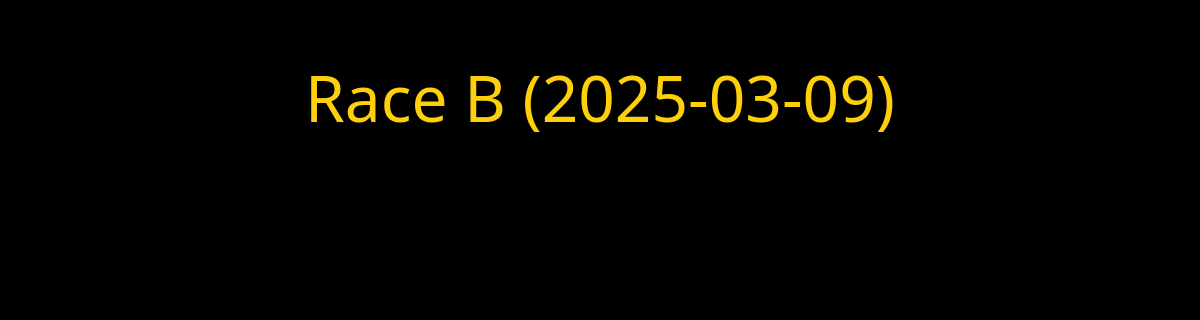
The page /race/10/entries/display (signed in) on the database as committed earlier.
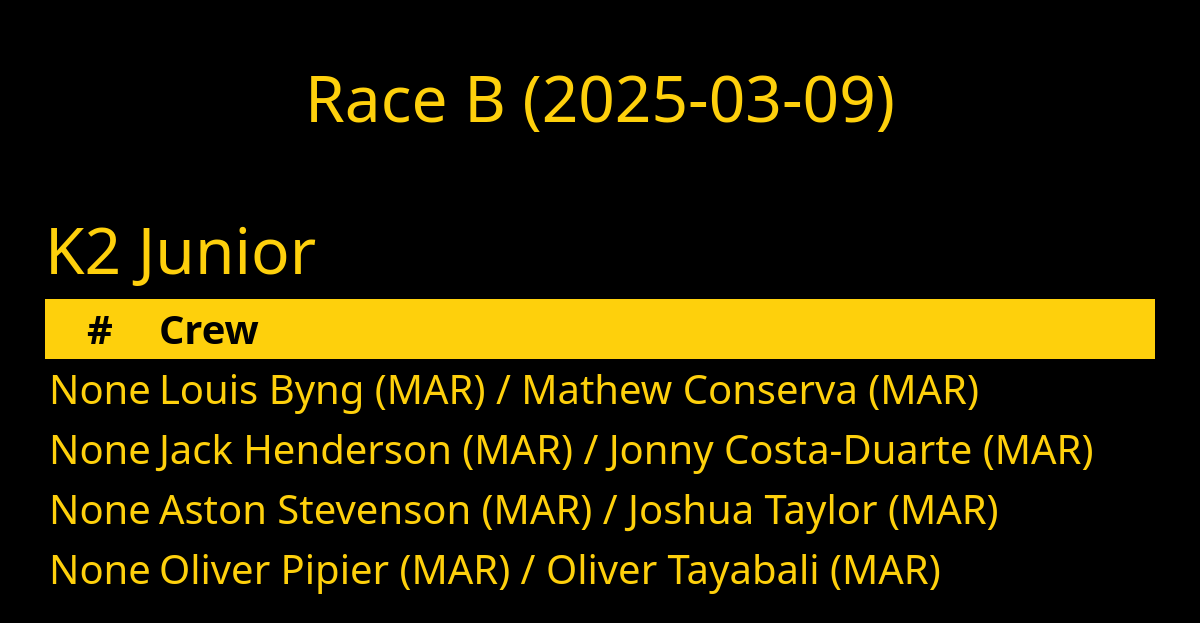
The same page on the database as committed later.
### database/database/crew.py (models this page shows, shortened)
class Crew(Base):
    __tablename__ = "crew"
    id = Column(Integer, primary_key=True)
    paddler_id = Column(Integer, ForeignKey(Paddler.id), index=True)
    club_id = Column(String(3), ForeignKey(Club.id), index=True)
    entry_id = Column(Integer, ForeignKey(Entry.id), index=True)
    services = Column(Boolean, server_default=expression.false())
    due = Column(Numeric)
    paid = Column(Numeric)
    paddler = relationship(Paddler, backref="crews", lazy="joined")
    club = relationship("Club", backref="crews", lazy="joined")
    entry = relationship(Entry, lazy="joined", overlaps="crews")
    def __str__(self):
        club = f" ({self.club.code})" if self.club and self.club.code else ""
        return f"{self.paddler.name}{club}"

### database/database/category.py (models this page shows, shortened)
class Category(Base):
    __tablename__ = "category"
    __table_args__ = (UniqueConstraint("label", name="uq_category_label"),)
    id = Column(Integer, primary_key=True)
    label = Column(String)

### database/database/entry.py (models this page shows, shortened)
class Entry(Base):
    __tablename__ = "entry"
    id = Column(Integer, primary_key=True)
    race_id = Column(Integer, ForeignKey(Race.id), index=True)
    category_id = Column(Integer, ForeignKey(Category.id), index=True)
    boat_type = Column(boat_type, index=True)
    entry_number = Column(Integer)
    series_id = Column(Integer, ForeignKey(Series.id), index=True)
    time_start = Column(String)
    time_finish = Column(String)
    time_adjustment = Column(Integer)
    registered = Column(Boolean, default=False, nullable=False)
    retired = Column(Boolean, default=False, nullable=False)
    scratched = Column(Boolean, default=False, nullable=False)
    disqualified = Column(Boolean, default=False, nullable=False)
    note = Column(Text)
    category = relationship(Category, backref="entries", lazy="joined")
    race = relationship(Race, backref="entries", lazy="joined")
    race_number = relationship("Number", secondary="number_entry", uselist=False)
    crews = relationship("Crew", lazy="joined", order_by="Crew.paddler_id")
    def __str__(self):
        names = sorted([str(crew) for crew in self.crews])
        return " / ".join(names)

### database/database/club.py (models this page shows, shortened)
class Club(Base):
    __tablename__ = "club"
    id = Column(Integer, primary_key=True)
    name = Column(String)
    code_regex = Column(String())
    services = Column(Boolean, server_default=expression.false())
    @property
    def code(self):
        return self.code_regex.split("|")[0] if self.code_regex else None

### database/database/paddler.py (models this page shows, shortened)
class Paddler(Base):
    __tablename__ = "paddler"
    id = Column(Integer, primary_key=True)
    membership_number = Column(Integer)
    membership_expiry = Column(Date)
    membership_body_id = Column(Integer, ForeignKey(MembershipBody.id))
    division = Column(Integer)
    title = Column(String)
    first = Column(String)
    middle = Column(String)
    last = Column(String)
    gender = Column(String(1))
    suffix = Column(String)
    dob = Column(Date)
    address = Column(String)
    email = Column(String)
    phone = Column(String)
    emergency_name = Column(String)
    emergency_phone = Column(String)
    age_group_id = Column(Integer, ForeignKey(AgeGroup.id), index=True)
    age_group = relationship(AgeGroup, backref="paddlers", lazy="joined")
    membership_body = relationship(MembershipBody, backref="paddlers", lazy="joined")
    teams = relationship("Team", secondary="team_paddler", back_populates="paddlers")
    @hybrid_property
    def name(self):
        return combine_names(self.first, self.middle, self.last)

### paddle/views/race/entries/display.py (the view)
@blueprint.route("/race/<race_id>/entries/display")
@login_required
def race_entries_display(race_id):
    race = session.get(db.Race, race_id)
    entries = session.query(db.Entry).filter(db.Entry.race_id == race_id).all()
    categories = db.entries_get_categories(entries)
    for entries in categories.values():
        entries.sort(key=lambda x: x.crews[0].paddler.last, reverse=False)
    return render_template(
        "race-entries-display.j2",
        race=race,
        categories=categories,
    )

### database/database/entry.py (called while the page is built)
def entries_get_categories(entries):
    categories = set()
    for entry in entries:
        categories.add((entry.category.id, entry.category.label))
    categories = OrderedDict(sorted(categories, key=lambda t: t[0]))
    categories = {label: [] for id, label in categories.items()}
    for entry in entries:
        categories[entry.category.label].append(entry)
    return categories

### database/database/paddler.py (called while the page is built)
def combine_names(first, middle, last):
    name = [first, middle, last]
    name = list(filter(lambda item: item is not None, name))
    name = " ".join(name)
    name = name.strip()
    return name

### paddle/templates/race-entries-display.j2 (shortened to what this page needs)
{% extends "base-plain.j2" %}
{% block styles %}
<link rel="stylesheet" type="text/css" href="/css/styles-results.css">
{% endblock %}
{% block content %}
<h1>{{ race.name }} ({{ race.date }})</h1>
{% for category, entries in categories.items() %}
<h2>{{ category }}</h2>
<table class="table table-sm result">
    <colgroup>
        <col span="1" style="width: 7%;">
        <col span="1">
    </colgroup>
    <thead>
        <tr>
            <th style="text-align: center;">#</th>
            <th>Crew</th>
        </tr>
    </thead>
    <tbody>
        {% for entry in entries %}
        <tr>
            <td>{{ entry.race_number }}</td>
            <td>{{ entry }}</td>
        </tr>
        {% endfor %}
    </tbody>
</table>
{% endfor %}
{% endblock %}

Rows that differ between the two databases and show on the page:
added Crew: label "K2 Junior"
added Entry: race_number "None", last "Louis Byng (MAR) / Mathew Conserva (MAR)"
added Entry: race_number "None", last "Jack Henderson (MAR) / Jonny Costa-Duarte (MAR)"
added Entry: race_number "None", last "Aston Stevenson (MAR) / Joshua Taylor (MAR)"
added Entry: race_number "None", last "Oliver Pipier (MAR) / Oliver Tayabali (MAR)"
